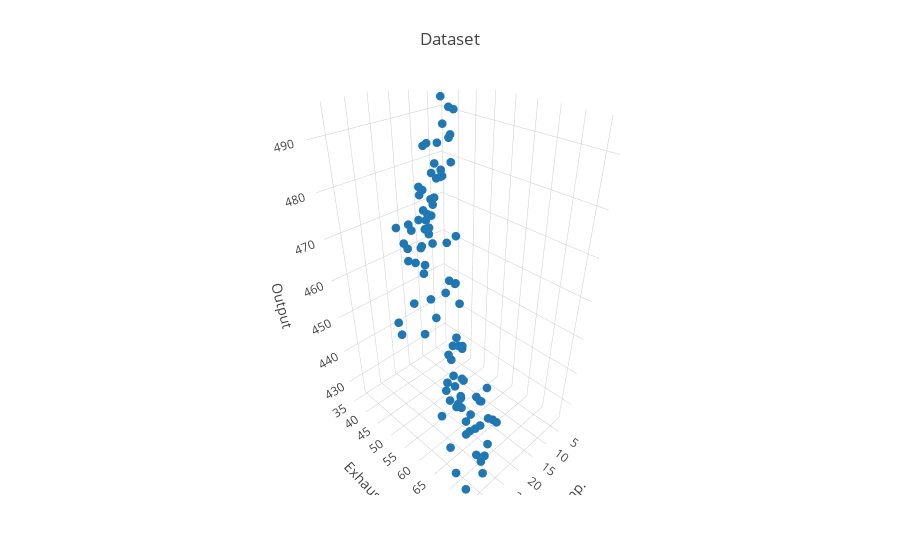

Notebook code for this chart:
### Markdown cell above
### Plant energy output dataset

A dataset containing records of energy output of electricity generator wrt different parameters.

### Code cell
import plotly.offline as py
import plotly.graph_objs as go
py.init_notebook_mode(True)

import numpy as np
import pandas as ps

csv = ps.read_csv('plant.csv')
XY = csv.as_matrix()[::100]
X, y = XY[:, (0, 1)], XY[:, -1]

data = [
    go.Scatter3d(
        x = X[:,0], y = X[:,1], z = y, 
        mode='markers', marker={'size': 3})
]

layout = go.Layout(
    title='Dataset',
    autosize=True,
    margin=dict(l=65,r=50,b=65,t=90),
    scene=go.Scene(
        xaxis=dict(title=csv.columns[0]),
        yaxis=dict(title=csv.columns[1]),
        zaxis=dict(title=csv.columns[-1]),
    )
)
fig = go.Figure(data=data, layout=layout)
py.iplot(fig)
